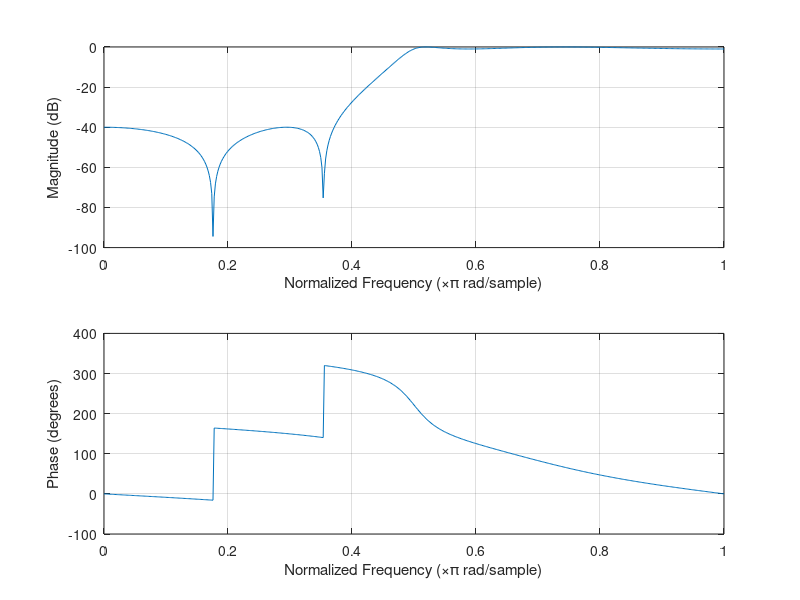
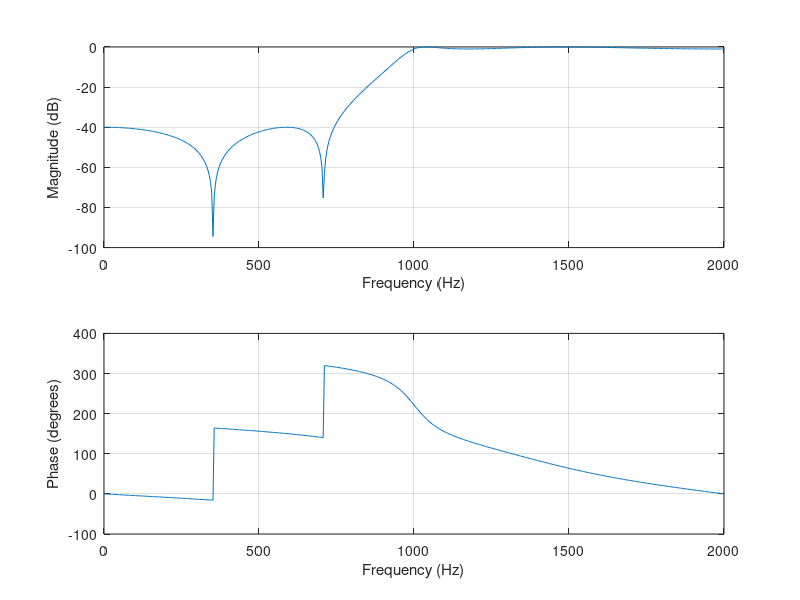

Recreate these plots in MATLAB, in order. (Note: this script raises an error after producing the figures.)
%IIR filters, elliptic highpass filter
%exercise 3
%works with real matlab


Fp = 1000; %pass freq edge
Fs = 600; %stop freq edge
ap=1; %alphapass ripple
as=40; %alphastop ripple
Ft=4000; %samplerate
Fnyq=Ft/2; %nyqist freq

fpass = Fp / Fnyq; %according to matlab help cheby1ord 
%we simply calculate 
% edgefreqs / nyquist
fstop = Fs / Fnyq;

[n, wp] = ellipord(fpass, fstop, ap, as ); %it will be elliptic highpass
%because fpass and fstop relationship
[b,a]= ellip(n, ap, as, wp, 'high');

figure(1) 
freqz(b,a) %plot frequency response

figure(2)
freqz(b,a,512,Ft) %plot magnitude and regular freq
%comments about elliptic highpass
% it is about equally effective filter than cheby2 in my opinion because
% it's still weakening of 40db roughly speaking at the worst weakening
% value for decibels (attenuation)

[z0,p0,k0]= ellip(n, ap, as ,wp, 'high');
[sos0] = zp2sos(z0,p0,k0);
fvtool(sos0) %same plot with different style

figure(4)
freqz(sos0) %same plot with different style

